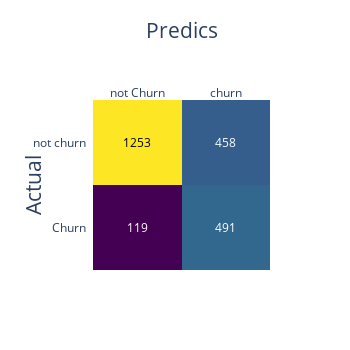
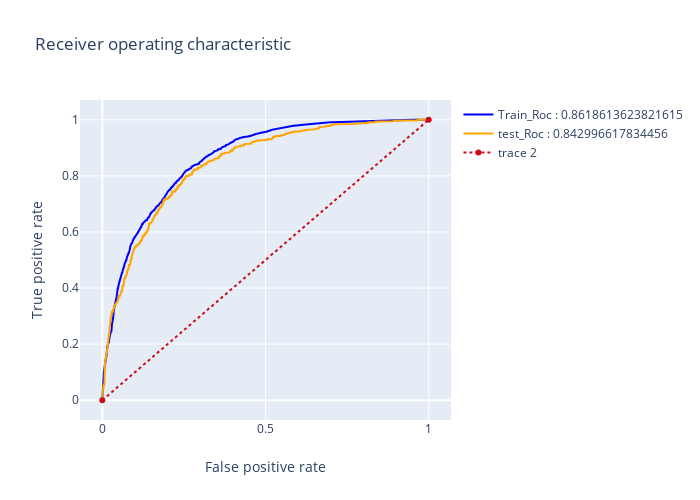
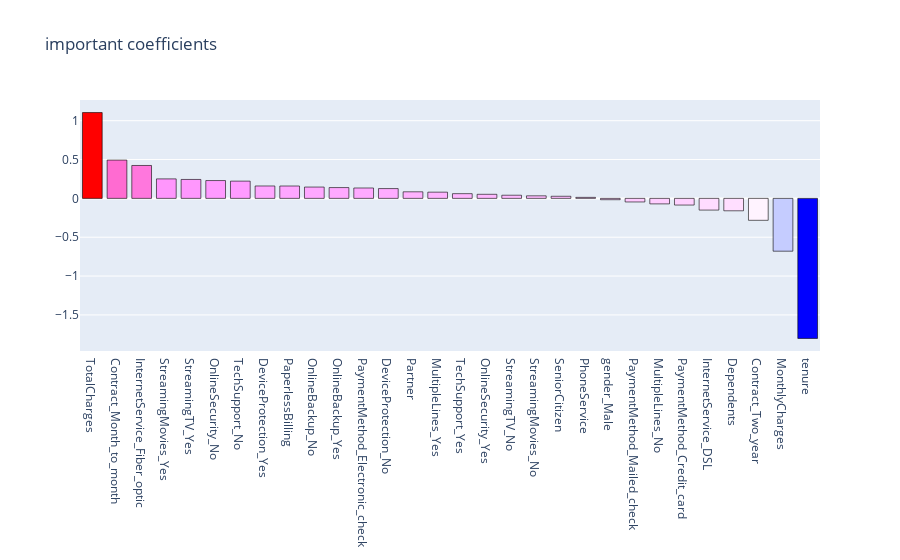

Write notebook code for charts like these, in order.
### Code cell
# after Gridsearch with recall for scoring
logreg_1 = LogisticRegression(C = 1 , class_weight = 'balanced', fit_intercept = True , 
                              intercept_scaling = 10 , max_iter = 200 , penalty = 'l2' ,
                              random_state = 11 , solver = 'newton-cg')
# model results
results(logreg_1, X, X_train_smote, y_train_smote, X_test, y_test, 'coefficients', None)

### Figure 1 — Plotly figure (JSON) as saved in the notebook; plotly's stock layout.template omitted (floating-point values rounded to 4 significant figures)
{"data": [{"colorscale": [[0, "#440154"], [0.1111, "#482878"], [0.2222, "#3e4989"], [0.3333, "#31688e"], [0.4444, "#26828e"], [0.5556, "#1f9e89"], [0.6667, "#35b779"], [0.7778, "#6ece58"], [0.8889, "#b5de2b"], [1, "#fde725"]], "reversescale": false, "showscale": false, "type": "heatmap", "x": ["not Churn", "churn"], "y": ["Churn", "not churn"], "z": [[119, 491], [1253, 458]]}], "layout": {"annotations": [{"font": {"color": "#FFFFFF"}, "showarrow": false, "text": "119", "x": "not Churn", "xref": "x", "y": "Churn", "yref": "y"}, {"font": {"color": "#FFFFFF"}, "showarrow": false, "text": "491", "x": "churn", "xref": "x", "y": "Churn", "yref": "y"}, {"font": {"color": "#000000"}, "showarrow": false, "text": "1253", "x": "not Churn", "xref": "x", "y": "not churn", "yref": "y"}, {"font": {"color": "#FFFFFF"}, "showarrow": false, "text": "458", "x": "churn", "xref": "x", "y": "not churn", "yref": "y"}], "autosize": false, "height": 350, "width": 350, "xaxis": {"dtick": 1, "gridcolor": "rgb(0, 0, 0)", "side": "top", "tickmode": "array", "ticks": "", "title": {"font": {"size": 21}, "text": "Predics"}}, "yaxis": {"dtick": 1, "tickmode": "array", "ticks": "", "ticksuffix": "  ", "title": {"font": {"size": 21}, "text": "Actual"}}}}

### Figure 2 — Plotly figure (JSON) as saved in the notebook; plotly's stock layout.template omitted (floating-point values rounded to 4 significant figures; data arrays with more than 128 entries replaced by an {"elided": "..."} marker saying what was removed)
{"data": [{"line": {"color": "blue", "width": 2}, "name": "Train_Roc : 0.8618613623821615", "type": "scatter", "x": {"elided": "2093 float values"}, "y": {"elided": "2093 float values"}}, {"line": {"color": "orange", "width": 2}, "name": "test_Roc : 0.842996617834456", "type": "scatter", "x": {"elided": "663 float values"}, "y": {"elided": "663 float values"}}, {"line": {"color": "rgb(205, 12, 24)", "dash": "dot", "width": 2}, "type": "scatter", "x": [0, 1], "y": [0, 1]}], "layout": {"autosize": false, "height": 500, "title": {"text": "Receiver operating characteristic"}, "width": 700, "xaxis": {"title": {"text": "False positive rate"}}, "yaxis": {"title": {"text": "True positive rate"}}}}

### Figure 3 — Plotly figure (JSON) as saved in the notebook; plotly's stock layout.template omitted (floating-point values rounded to 4 significant figures)
{"data": [{"marker": {"color": [1.105, 0.4929, 0.4235, 0.2508, 0.2437, 0.2295, 0.222, 0.1596, 0.1592, 0.1457, 0.1391, 0.1338, 0.1262, 0.08463, 0.07983, 0.0607, 0.0524, 0.04055, 0.03286, 0.02698, 0.01296, -0.01712, -0.04612, -0.07101, -0.08588, -0.1506, -0.1597, -0.2824, -0.6798, -1.803], "colorscale": [[0, "rgb(0,0,255)"], [0.1, "rgb(51,153,255)"], [0.2, "rgb(102,204,255)"], [0.3, "rgb(153,204,255)"], [0.4, "rgb(204,204,255)"], [0.5, "rgb(255,255,255)"], [0.6, "rgb(255,204,255)"], [0.7, "rgb(255,153,255)"], [0.8, "rgb(255,102,204)"], [0.9, "rgb(255,102,102)"], [1, "rgb(255,0,0)"]], "line": {"color": "black", "width": 0.6}}, "name": "coefficients", "type": "bar", "x": ["TotalCharges", "Contract_Month_to_month", "InternetService_Fiber_optic", "StreamingMovies_Yes", "StreamingTV_Yes", "OnlineSecurity_No", "TechSupport_No", "DeviceProtection_Yes", "PaperlessBilling", "OnlineBackup_No", "OnlineBackup_Yes", "PaymentMethod_Electronic_check", "DeviceProtection_No", "Partner", "MultipleLines_Yes", "TechSupport_Yes", "OnlineSecurity_Yes", "StreamingTV_No", "StreamingMovies_No", "SeniorCitizen", "PhoneService", "gender_Male", "PaymentMethod_Mailed_check", "MultipleLines_No", "PaymentMethod_Credit_card", "InternetService_DSL", "Dependents", "Contract_Two_year", "MonthlyCharges", "tenure"], "y": [1.105, 0.4929, 0.4235, 0.2508, 0.2437, 0.2295, 0.222, 0.1596, 0.1592, 0.1457, 0.1391, 0.1338, 0.1262, 0.08463, 0.07983, 0.0607, 0.0524, 0.04055, 0.03286, 0.02698, 0.01296, -0.01712, -0.04612, -0.07101, -0.08588, -0.1506, -0.1597, -0.2824, -0.6798, -1.803]}], "layout": {"title": {"text": "important coefficients"}}}
